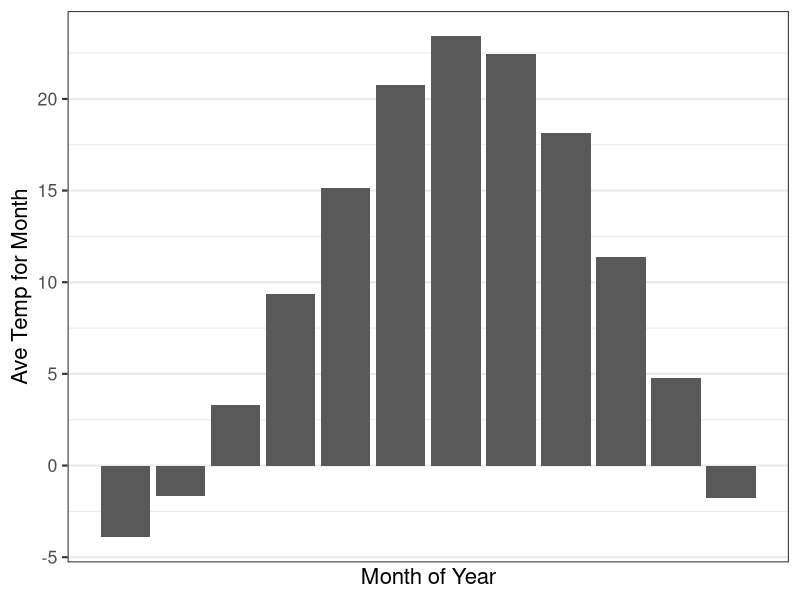
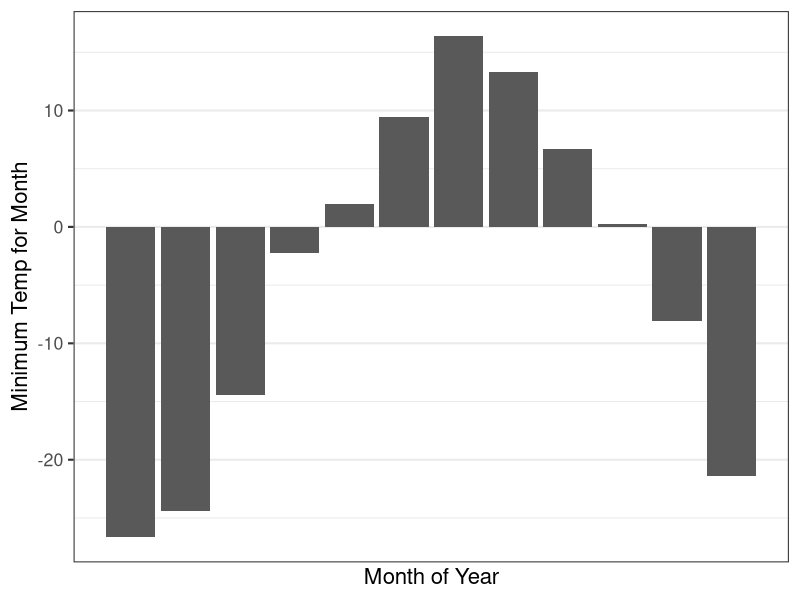
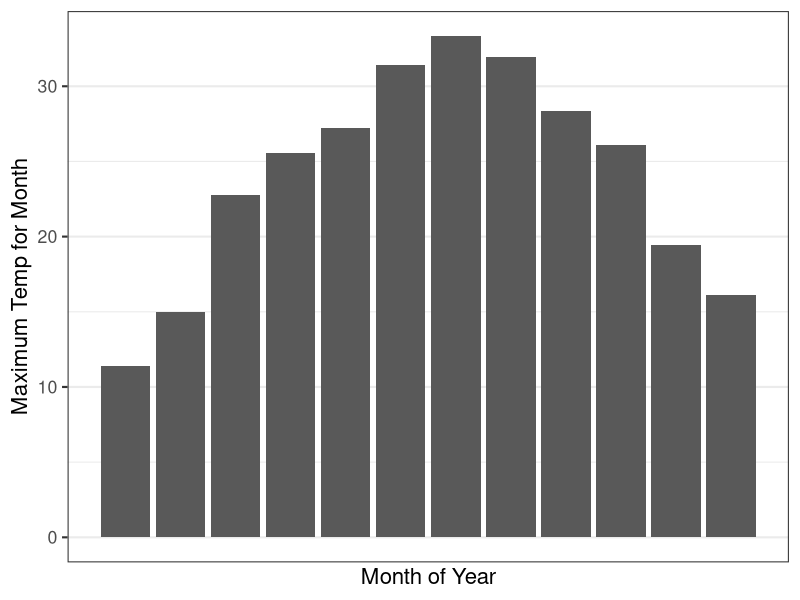

These charts were generated, in order, by the following R code:
## ---- chunk 1
chicagomthlytemp <- read.csv("chicagomthlytemp.csv")
library(ggplot2)
# summary(chicagomthlytemp)

## ---- chunk 2
ggplot(data=chicagomthlytemp,aes(x=month,y=avetempc)) + geom_bar(stat="identity") + 
  theme_bw(base_size=16) +
  scale_x_discrete(breaks=c(seq(1,12,1))) +
  xlab("Month of Year") +
  ylab("Ave Temp for Month")

## ---- chunk 3
ggplot(data=chicagomthlytemp,aes(x=month,y=mintempc)) + geom_bar(stat="identity") + 
  theme_bw(base_size=16) +
  scale_x_discrete(breaks=c(seq(1,12,2))) +
  xlab("Month of Year") +
  ylab("Minimum Temp for Month")


## ---- chunk 4

ggplot(data=chicagomthlytemp,aes(x=month,y=maxtempc)) + geom_bar(stat="identity") + 
  theme_bw(base_size=16) +
  scale_x_discrete(breaks=c(seq(1,12,2))) +
  xlab("Month of Year") +
  ylab("Maximum Temp for Month")

